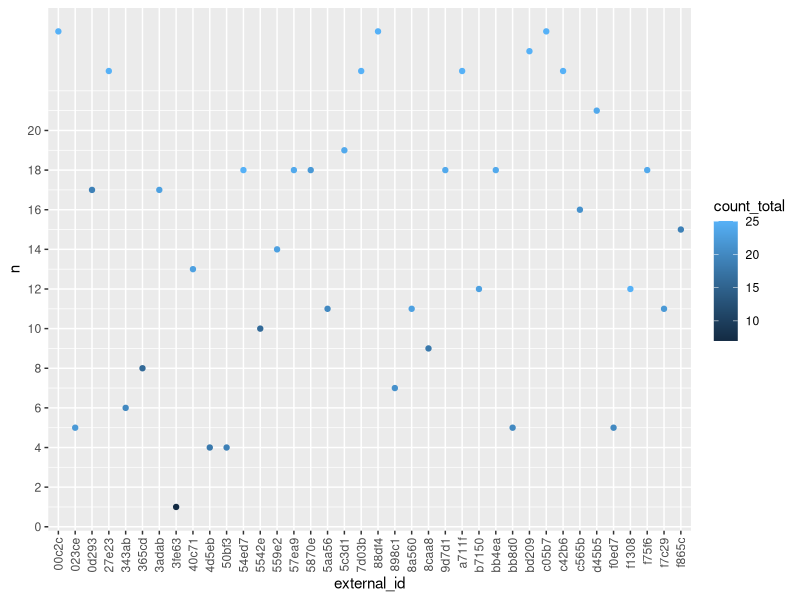
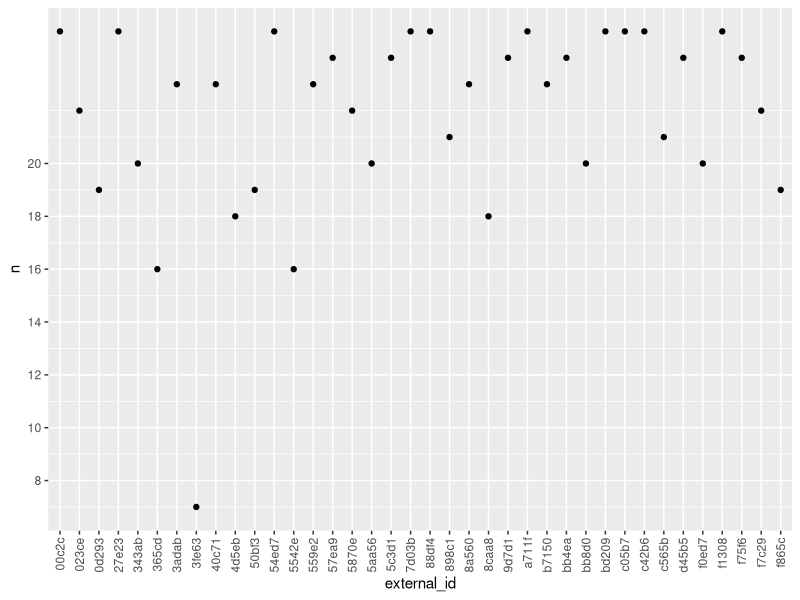
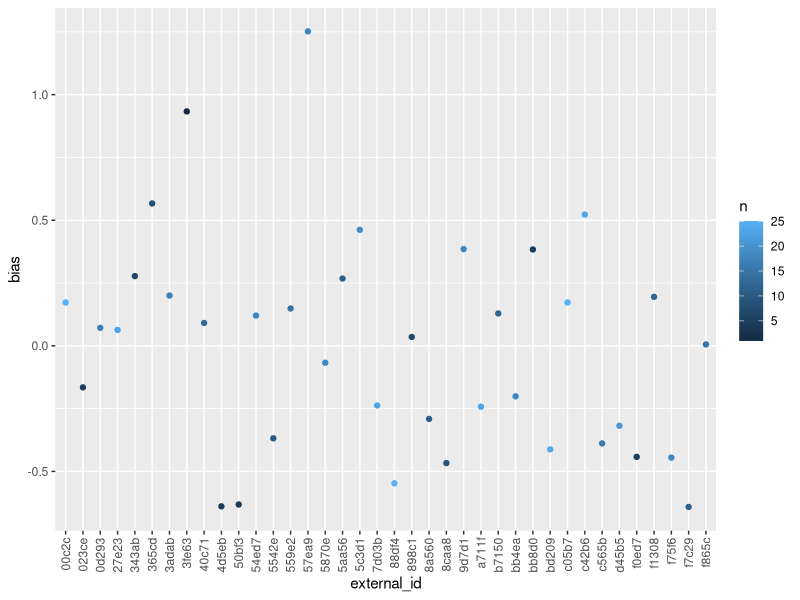
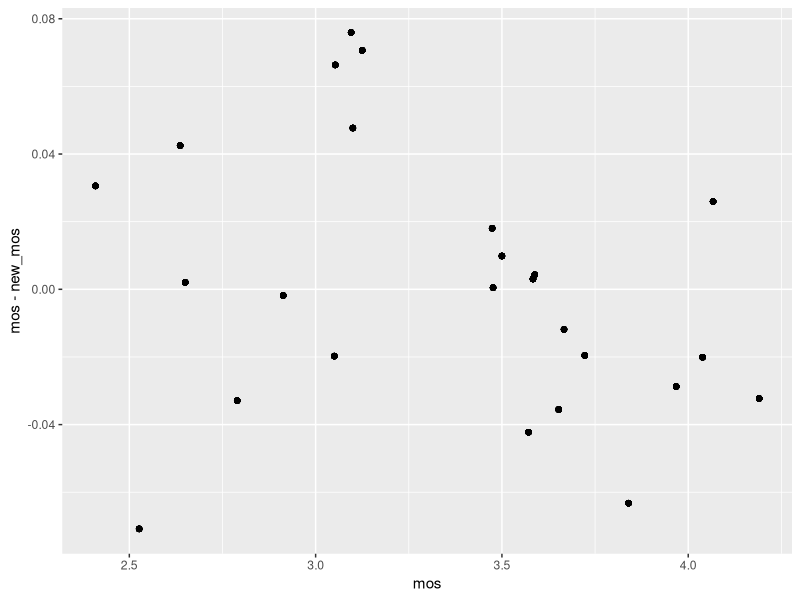
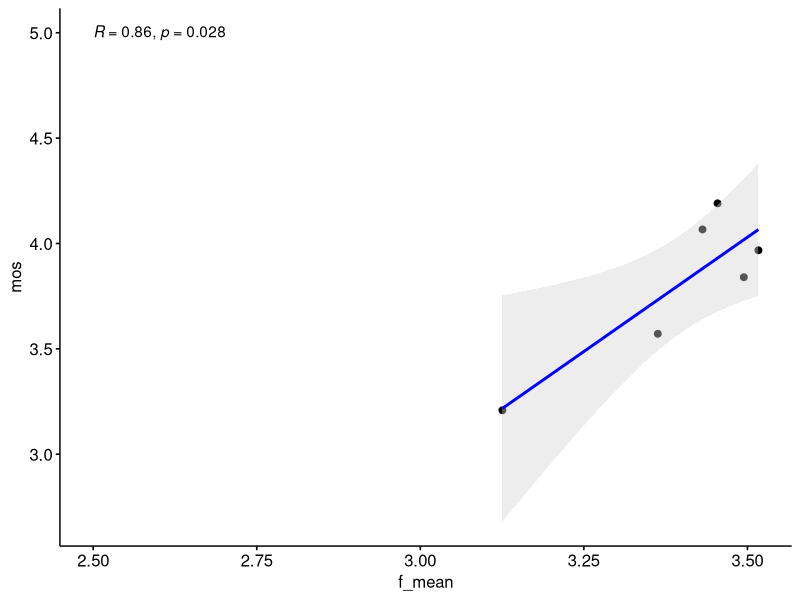
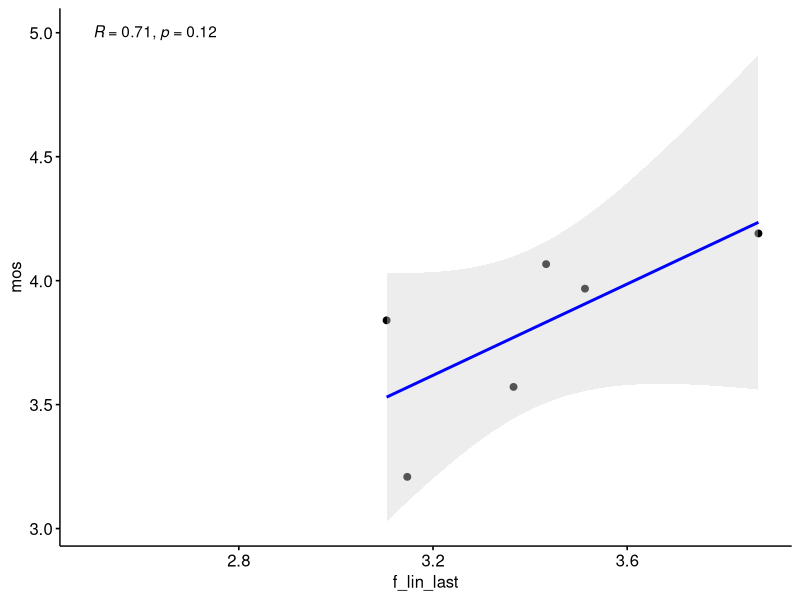
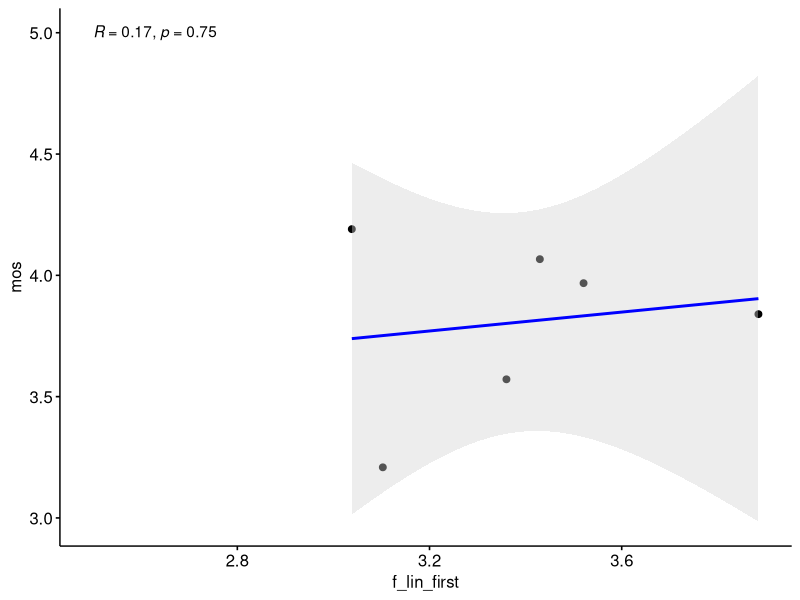
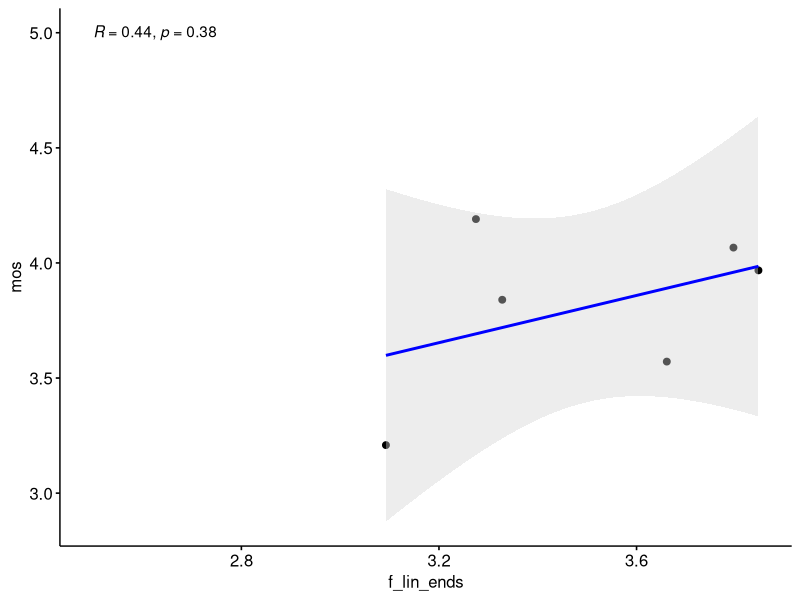

Here is the R script that generated these plots, in order:
## ---- chunk 1
knitr::opts_chunk$set(echo = TRUE)
library(tidyverse)
library(ggpubr)
library(ordinal)
## ---- chunk 2
data_by_weeks <- read_csv("phase4_current_results_p1204.csv", col_types = "ffnnnnnnnnnnncc")


## ---- chunk 3

data_by_weeks %>%
  group_by(external_id) %>%
  dplyr::summarise(n = sum(n == 7), count_total = n()) %>%
  ggplot(aes(external_id, n, color = count_total)) + geom_point() + 
    theme(axis.text.x = element_text(angle = 90, vjust = 0.5, hjust=1)) + 
    scale_y_continuous(breaks = seq(0, 20, 2)) 

data_by_weeks %>%
  group_by(external_id) %>%
  dplyr::summarise(n = sum(n >= 3)) %>%
  ggplot(aes(external_id, n)) + geom_point() + 
    theme(axis.text.x = element_text(angle = 90, vjust = 0.5, hjust=1)) + 
    scale_y_continuous(breaks = seq(0, 20, 2)) 

data_by_weeks %>%
  filter(n == 7) %>%
  group_by(week) %>%
  dplyr::mutate(mos = mean(q2)) %>%
  ungroup() %>%
  group_by(external_id) %>%
  dplyr::summarize(bias = mean(q2 - mos, na.rm = TRUE), n = n()) %>%
#  mutate(n = as.factor(n)) %>%
  ggplot(aes(external_id, bias, color = n)) + geom_point() + 
    theme(axis.text.x = element_text(angle = 90, vjust = 0.5, hjust=1))

tmp <- data_by_weeks %>%
  filter(n == 7) %>%
  group_by(week) %>%
  mutate(mos = mean(q2)) %>%
  ungroup() 


data_by_weeks %>%
  filter(n == 7) %>%
  group_by(week) %>%
  dplyr::mutate(mos = mean(q2)) %>%
  ungroup() %>%
  group_by(external_id) %>%
  dplyr::mutate(bias = mean(q2 - mos, na.rm = TRUE)) %>%
  ungroup() %>%
  dplyr::mutate(new_q2 = q2 - bias) %>%
  group_by(week, mos) %>%
  dplyr::mutate(new_mos = mean(new_q2)) %>%
  ggplot(aes(mos, mos - new_mos)) + geom_point()

data_with_bias <- data_by_weeks %>%
  filter(n == 7) %>%
  group_by(week) %>%
  dplyr::mutate(mos = mean(q2)) %>%
  ungroup() %>%
  group_by(external_id) %>%
  dplyr::mutate(bias = mean(q2 - mos, na.rm = TRUE)) %>%
  ungroup() %>%
  mutate(new_q2 = q2 - bias) %>%
  group_by(week, mos) %>%
  dplyr::mutate(new_mos = mean(new_q2))

## ---- chunk 4
f_mean <- function(x) {
  tmp <- x[,1]
  tmp[is.na(x[,1])] <- 0
  norm <- rep(1, nrow(x))
  norm[is.na(x[,1])] <- 0
  for (i in c(2:6)){
    tmp_norm <- rep(1, nrow(x))
    tmp_norm[is.na(x[,i])] <- 0
    norm <- norm + tmp_norm
    tmp_na <- x[,i]
    tmp_na[is.na(tmp_na)] <- 0
    tmp <- tmp + tmp_na
  }
  return(tmp / norm)
}

f_lin_last <- function(x) {
  norm <- rep(1, nrow(x))
  norm[is.na(x[,1])] <- 0
  tmp <- x[,1]
  tmp[is.na(x[,1])] <- 0
  tmp <- tmp * norm
  for (i in c(2:6)){
    tmp_norm <- rep(i, nrow(x))
    tmp_norm[is.na(x[,i])] <- 0
    norm <- norm + tmp_norm
    tmp_na <- x[,i]
    tmp_na[is.na(tmp_na)] <- 0
    tmp <- tmp + tmp_na * tmp_norm
  }
  return(tmp / norm)
}

f_lin_first <- function(x) {
  norm <- rep(6, nrow(x))
  norm[is.na(x[,1])] <- 0
  tmp <- x[,1]
  tmp[is.na(x[,1])] <- 0
  tmp <- tmp * norm
  for (i in c(2:6)){
    tmp_norm <- rep(7-i, nrow(x))
    tmp_norm[is.na(x[,i])] <- 0
    norm <- norm + tmp_norm
    tmp_na <- x[,i]
    tmp_na[is.na(tmp_na)] <- 0
    tmp <- tmp + tmp_na * tmp_norm
  }
  return(tmp / norm)
}

f_lin_ends <- function(x) {
  norm <- rep(3, nrow(x))
  norm[is.na(x[,1])] <- 0
  tmp <- x[,1]
  tmp[is.na(x[,1])] <- 0
  tmp <- tmp * norm
  for (i in c(2:6)){
    tmp_norm <- rep(ceiling(abs(3.5 - i)), nrow(x))
    tmp_norm[is.na(x[,i])] <- 0
    norm <- norm + tmp_norm
    tmp_na <- x[,i]
    tmp_na[is.na(tmp_na)] <- 0
    tmp <- tmp + tmp_na * tmp_norm
  }
  return(tmp / norm)
}

data_by_weeks$f_mean = f_mean(as.matrix(data_by_weeks[,c("mo", "tu", "we", "th", "fr", "sa")]))
data_by_weeks$f_lin_last = f_lin_last(as.matrix(data_by_weeks[,c("mo", "tu", "we", "th", "fr", "sa")]))
data_by_weeks$f_lin_first = f_lin_first(as.matrix(data_by_weeks[,c("mo", "tu", "we", "th", "fr", "sa")]))
data_by_weeks$f_lin_ends = f_lin_ends(as.matrix(data_by_weeks[,c("mo", "tu", "we", "th", "fr", "sa")]))

data_by_weeks$res_mean <- data_by_weeks$f_mean - data_by_weeks$q2
data_by_weeks$res_last <-data_by_weeks$f_lin_last - data_by_weeks$q2
data_by_weeks$res_first <-data_by_weeks$f_lin_first - data_by_weeks$q2
data_by_weeks$res_ends <-data_by_weeks$f_lin_ends - data_by_weeks$q2

data_by_weeks %>%
  filter(n == 7) %>%
  mutate(week_private = mo*10^5+tu*10^4+we*10^3+th*10^2+fr*10+sa) %>%
  group_by(week_private) %>%
  dplyr::summarize(mos = mean(q2), f_mean = mean(f_mean)) %>%
  ggscatter(x = "f_mean", y = "mos",
   add = "reg.line",  # Add regressin line
   add.params = list(color = "blue", fill = "lightgray"), # Customize reg. line
   conf.int = TRUE # Add confidence interval
   ) + 
    stat_cor(method = "pearson", label.x = 2.5, label.y = 5)
  
data_by_weeks %>%
  filter(n == 7) %>%
  mutate(week_private = mo*10^5+tu*10^4+we*10^3+th*10^2+fr*10+sa) %>%
  group_by(week_private) %>%
  dplyr::summarize(mos = mean(q2), f_lin_last = mean(f_lin_last)) %>%
  ggscatter(x = "f_lin_last", y = "mos",
   add = "reg.line",  # Add regressin line
   add.params = list(color = "blue", fill = "lightgray"), # Customize reg. line
   conf.int = TRUE # Add confidence interval
   ) + 
    stat_cor(method = "pearson", label.x = 2.5, label.y = 5)

data_by_weeks %>%
  filter(n == 7) %>%
  mutate(week_private = mo*10^5+tu*10^4+we*10^3+th*10^2+fr*10+sa) %>%
  group_by(week_private) %>%
  dplyr::summarize(mos = mean(q2), f_lin_first = mean(f_lin_first)) %>%
  ggscatter(x = "f_lin_first", y = "mos",
   add = "reg.line",  # Add regressin line
   add.params = list(color = "blue", fill = "lightgray"), # Customize reg. line
   conf.int = TRUE # Add confidence interval
   ) + 
    stat_cor(method = "pearson", label.x = 2.5, label.y = 5)

data_by_weeks %>%
  filter(n == 7) %>%
  mutate(week_private = mo*10^5+tu*10^4+we*10^3+th*10^2+fr*10+sa) %>%
  group_by(week_private) %>%
  dplyr::summarize(mos = mean(q2), f_lin_ends = mean(f_lin_ends)) %>%
  ggscatter(x = "f_lin_ends", y = "mos",
   add = "reg.line",  # Add regressin line
   add.params = list(color = "blue", fill = "lightgray"), # Customize reg. line
   conf.int = TRUE # Add confidence interval
   ) + 
    stat_cor(method = "pearson", label.x = 2.5, label.y = 5)

data_by_weeks %>%
  select(-q4) %>%
  replace(is.na(.), 0) %>%
  mutate(week_private = mo*10^5+tu*10^4+we*10^3+th*10^2+fr*10+sa) %>%
  group_by(week_private) %>%
  dplyr::summarize(mos = mean(q2), f_mean = mean(f_mean), n = n()) %>%
  ggscatter(x = "f_mean", y = "mos",
   add = "reg.line",  # Add regressin line
   add.params = list(color = "blue", fill = "lightgray"), # Customize reg. line
   conf.int = TRUE # Add confidence interval
   ) + 
    stat_cor(method = "pearson", label.x = 2.5, label.y = 5)

data_by_weeks %>%
  select(-q4) %>%
  replace(is.na(.), 0) %>%
  mutate(week_private = mo*10^5+tu*10^4+we*10^3+th*10^2+fr*10+sa) %>%
  group_by(week_private) %>%
  dplyr::summarize(mos = mean(q2), f_lin_last = mean(f_lin_last), n = n()) %>%
  ggscatter(x = "f_lin_last", y = "mos",
   add = "reg.line",  # Add regressin line
   add.params = list(color = "blue", fill = "lightgray"), # Customize reg. line
   conf.int = TRUE # Add confidence interval
   ) + 
    stat_cor(method = "pearson", label.x = 2.5, label.y = 5)

data_by_weeks %>%
  select(-q4) %>%
  replace(is.na(.), 0) %>%
  mutate(week_private = mo*10^5+tu*10^4+we*10^3+th*10^2+fr*10+sa) %>%
  group_by(week_private) %>%
  dplyr::summarize(mos = mean(q2), f_lin_first = mean(f_lin_first), n = n()) %>%
  ggscatter(x = "f_lin_first", y = "mos",
   add = "reg.line",  # Add regressin line
   add.params = list(color = "blue", fill = "lightgray"), # Customize reg. line
   conf.int = TRUE # Add confidence interval
   ) + 
    stat_cor(method = "pearson", label.x = 2.5, label.y = 5)

data_by_weeks %>%
  select(-q4) %>%
  replace(is.na(.), 0) %>%
  mutate(week_private = mo*10^5+tu*10^4+we*10^3+th*10^2+fr*10+sa) %>%
  group_by(week_private) %>%
  dplyr::summarize(mos = mean(q2), f_lin_ends = mean(f_lin_ends), n = n()) %>%
  ggscatter(x = "f_lin_ends", y = "mos",
   add = "reg.line",  # Add regressin line
   add.params = list(color = "blue", fill = "lightgray"), # Customize reg. line
   conf.int = TRUE # Add confidence interval
   ) + 
    stat_cor(method = "pearson", label.x = 2.5, label.y = 5)

#and taking into account number of votes


data_by_weeks %>%
  select(-q4) %>%
  replace(is.na(.), 0) %>%
  mutate(week_private = mo*10^5+tu*10^4+we*10^3+th*10^2+fr*10+sa) %>%
  group_by(week_private) %>%
  dplyr::summarize(mos = mean(q2), f_mean = mean(f_mean), n = n(), week_private = week_private) %>%
  ggscatter(x = "f_mean", y = "mos",
   add = "reg.line",  # Add regressin line
   add.params = list(color = "blue", fill = "lightgray"), # Customize reg. line
   conf.int = TRUE # Add confidence interval
   ) + 
    stat_cor(method = "pearson", label.x = 2.5, label.y = 5)

data_by_weeks %>%
  select(-q4) %>%
  replace(is.na(.), 0) %>%
  mutate(week_private = mo*10^5+tu*10^4+we*10^3+th*10^2+fr*10+sa) %>%
  group_by(week_private) %>%
  dplyr::summarize(mos = mean(q2), f_lin_last = mean(f_lin_last), n = n(), week_private = week_private) %>%
  ggscatter(x = "f_lin_last", y = "mos",
   add = "reg.line",  # Add regressin line
   add.params = list(color = "blue", fill = "lightgray"), # Customize reg. line
   conf.int = TRUE # Add confidence interval
   ) + 
    stat_cor(method = "pearson", label.x = 2.5, label.y = 5)

data_by_weeks %>%
  select(-q4) %>%
  replace(is.na(.), 0) %>%
  mutate(week_private = mo*10^5+tu*10^4+we*10^3+th*10^2+fr*10+sa) %>%
  group_by(week_private) %>%
  dplyr::summarize(mos = mean(q2), f_lin_first = mean(f_lin_first), n = n(), week_private = week_private) %>%
  ggscatter(x = "f_lin_first", y = "mos",
   add = "reg.line",  # Add regressin line
   add.params = list(color = "blue", fill = "lightgray"), # Customize reg. line
   conf.int = TRUE # Add confidence interval
   ) + 
    stat_cor(method = "pearson", label.x = 2.5, label.y = 5)

data_by_weeks %>%
  select(-q4) %>%
  replace(is.na(.), 0) %>%
  mutate(week_private = mo*10^5+tu*10^4+we*10^3+th*10^2+fr*10+sa) %>%
  group_by(week_private) %>%
  dplyr::summarize(mos = mean(q2), f_lin_ends = mean(f_lin_ends), n = n(), week_private = week_private) %>%
  ggscatter(x = "f_lin_ends", y = "mos",
   add = "reg.line",  # Add regressin line
   add.params = list(color = "blue", fill = "lightgray"), # Customize reg. line
   conf.int = TRUE # Add confidence interval
   ) + 
    stat_cor(method = "pearson", label.x = 2.5, label.y = 5)



## ---- chunk 5
data_by_weeks$os <- factor(data_by_weeks$q2, ordered = TRUE, levels = c(1, 2, 3, 4, 5))

model_mean <- clm(os ~ f_mean, data = data_by_weeks, family = "binomial")
summary(model_mean)

model_lin_last <- clm(os ~ f_lin_last, data = data_by_weeks, family = "binomial")
summary(model_lin_last)

model_lin_first <- clm(os ~ f_lin_first, data = data_by_weeks, family = "binomial")
summary(model_lin_first)

model_lin_ends <- clm(os ~ f_lin_ends, data = data_by_weeks, family = "binomial")
summary(model_lin_ends)

model_lin_ends <- clm(os ~ f_mean + f_lin_last + f_lin_first + f_lin_ends, data = data_by_weeks, family = "binomial")
summary(model_lin_ends)

data_only_full <- data_by_weeks[data_by_weeks$n == 7,]

model_mean <- clm(os ~ f_mean, data = data_only_full, family = "binomial")
summary(model_mean)

model_lin_last <- clm(os ~ f_lin_last, data = data_only_full, family = "binomial")
summary(model_lin_last)

model_lin_first <- clm(os ~ f_lin_first, data = data_only_full, family = "binomial")
summary(model_lin_first)

model_lin_ends <- clm(os ~ f_lin_ends, data = data_only_full, family = "binomial")
summary(model_lin_ends)

model_lin_ends <- clm(os ~ f_mean + f_lin_last + f_lin_first + f_lin_ends, data = data_only_full, family = "binomial")
summary(model_lin_ends)
## ---- chunk 6
library(optimx)
data_by_weeks$os <- factor(data_by_weeks$q2, ordered = TRUE, levels = c(1, 2, 3, 4, 5))

kumaraswa_den <- function(x, a, b){
  a * b * x^(a - 1) * (1 - x^a)^(b - 1)
}

f_param <- function(x, a, b) {
  norm_vec <- t(replicate(nrow(x), kumaraswa_den(c(0.01, 0.2, 0.4, 0.6, 0.8, 0.99), a, b)))
  norm = norm_vec[,1]
  norm[is.na(x[,1])] <- 0
  tmp <- x[,1]
  tmp[is.na(x[,1])] <- 0
  tmp <- tmp * norm
  for (i in c(2:6)){
    tmp_norm <- norm_vec[,i]
    tmp_norm[is.na(x[,i])] <- 0
    norm <- norm + tmp_norm
    tmp_na <- x[,i]
    tmp_na[is.na(tmp_na)] <- 0
    tmp <- tmp + tmp_na * tmp_norm
  }
  return(tmp / norm)
}

objective_fun <- function(params, df) {
  a <- params[1]
  b <- params[2]
  
  df$f_param <- f_param(as.matrix(df[,c("mo", "tu", "we", "th", "fr", "sa")]), a, b)
  
  model <- clm(os ~ f_param, data = df, family = "binomial")  
  
  return(AIC(model))  
}
init_params <- c(0.2, 4)
lower_bounds <- c(0.00001, 0.00001)
opt_data <- data_by_weeks %>%
  filter(n < 8)

opt_result <- optimx(init_params, objective_fun, method="L-BFGS-B", 
                     lower=lower_bounds, df = opt_data)

best_params <- opt_result
print(best_params)

plot(c(0.01, 0.2, 0.4, 0.6, 0.8, 0.99), kumaraswa_den(c(0.01, 0.2, 0.4, 0.6, 0.8, 0.99), best_params$p1, best_params$p2)/sum(kumaraswa_den(c(0.01, 0.2, 0.4, 0.6, 0.8, 0.99), best_params$p1, best_params$p2)), ylim = c(0, 0.3))

data_by_weeks$f_param <- f_param(as.matrix(
  data_by_weeks[,c("mo", "tu", "we", "th", "fr", "sa")]), 
  best_params$p1, best_params$p2)

data_by_weeks %>%
  select(-q4) %>%
  replace(is.na(.), 0) %>%
  mutate(week_private = mo*10^5+tu*10^4+we*10^3+th*10^2+fr*10+sa) %>%
  group_by(week_private) %>%
  dplyr::summarize(mos = mean(q2), f_param = mean(f_param), n = n(), week_private = week_private) %>%
  ggscatter(x = "f_param", y = "mos",
   add = "reg.line",  # Add regression line
   add.params = list(color = "blue", fill = "lightgray"), # Customize reg. line
   conf.int = TRUE # Add confidence interval
   ) + 
    stat_cor(method = "pearson", label.x = 2.5, label.y = 5)

#comparing real MOS with modelled MOS for Kumaraswa

d_mos_k <- data_by_weeks %>%
  group_by(week) %>% 
    dplyr::summarize(n_votes = n(), mos_real = mean(q2, na.rm = TRUE), mos_k = mean(f_param, na.rm = TRUE), sd_real = sd(q2, na.rm = TRUE), sd_k = sd(f_param, na.rm = TRUE))

#and comparison when we only have full weeks

d_mos_full_k <- data_by_weeks %>% filter(n == 7)  %>% 
  group_by(week) %>% 
    dplyr::summarize(n_votes = n(), mos_real = mean(q2, na.rm = TRUE), mos_k = mean(f_param, na.rm = TRUE), sd_real = sd(q2, na.rm = TRUE), sd_k = sd(f_param, na.rm = TRUE))

d_mos_full_k$diff <- d_mos_full_k$mos_real - d_mos_full_k$mos_k

d_mos_full_k %>%
  ggplot(aes(week, mos_real)) + geom_errorbar(aes(ymin = mos_real - 1.96*sd_real/sqrt(n_votes), ymax = mos_real + 1.96*sd_real/sqrt(n_votes))) + geom_point(aes(week, mos_k), color = 'blue')

## ---- chunk 7
model <- clm(os ~ mo  + we + sa, data = data_by_weeks)
summary(model)

data_all_in <- data_by_weeks %>%
  filter(n == 7) %>%
  mutate(tu = tu + runif(n = 311, min = -0.3, max = 0.3)) %>%
  mutate(th = th + runif(n = 311, min = -0.3, max = 0.3)) %>%
  mutate(sa = sa + runif(n = 311, min = -0.3, max = 0.3)) 

model <- clm(os ~ mo + tu + we + th + fr + sa, data = data_all_in)
summary(model)

cor(data_all_in$mo, data_all_in$tu)

model_3var <- clm(os ~ tu + th + sa, data = data_all_in)
summary(model_3var)
AIC(model_3var)

data_all_in$test_var <- data_all_in$tu*0.506 + data_all_in$th*0.789 + data_all_in$sa*0.810
model_1var <- clm(os ~ test_var, data = data_all_in)
summary(model_1var)
AIC(model_1var)


data_all_in$test_var <- data_all_in$tu*1.506 + data_all_in$th*0.289 + data_all_in$sa*0.310
model_1var <- clm(os ~ test_var, data = data_all_in)
summary(model_1var)
AIC(model_1var)
